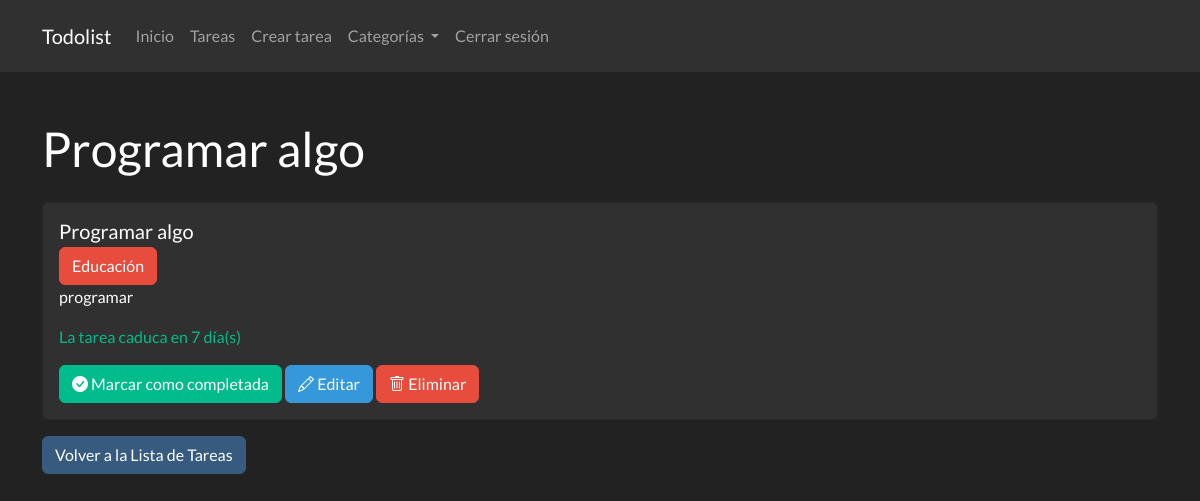
The page /tarea/2 (signed in) on the database its author committed.
### app.py (models this page shows, shortened)
class Tarea(db.Model):
    id = db.Column(db.Integer, primary_key=True)
    titulo = db.Column(db.String(100), nullable=False)
    descripcion = db.Column(db.String(200), nullable=False)
    fecha_termino = db.Column(db.DateTime, nullable=False)
    estado = db.Column(db.Boolean, default=False)
    usuario_id = db.Column(db.Integer, db.ForeignKey('usuario.id'), nullable=False)
    categoria_id = db.Column(db.Integer, db.ForeignKey('categoria.id'), nullable=True)

class Categoria(db.Model):
    id = db.Column(db.Integer, primary_key=True)
    nombre = db.Column(db.String(100), nullable=False)
    color = db.Column(db.String(100), nullable=False)
    usuario_id = db.Column(db.Integer, db.ForeignKey('usuario.id'), nullable=False)

### routes/tareas.py (the view, shortened to what this page needs)
@app.route('/tarea/', methods=['GET', 'POST'])
@app.route('/tarea/<int:id>', methods=['GET', 'POST'])
@app.route('/tarea/filtrar/<estado>', methods=['GET', 'POST'])
@login_required
def verTareas(id=None, estado=None):
    orden = request.args.get('orden', 'asc')
    query = Tarea.query.filter_by(usuario_id=current_user.id)
    if id is None:
        if orden == 'asc':
            query = query.order_by(Tarea.fecha_termino.asc())
        elif orden == 'desc':
            query = query.order_by(Tarea.fecha_termino.desc())
        tareas = query.all()
        for tarea in tareas:
            if tarea.categoria_id is not None:
                tarea.color = obtenerColorCategoria(tarea.categoria_id)
                tarea.categoria_nombre = obtenerNombreCategoria(tarea.categoria_id)
        return render_template('tareas.html', tareas=tareas, calcDiasRestantes = calcDiasRestantes, orden=orden, estado=estado)
    else:
        tarea = Tarea.query.get(id)
        if tarea.categoria_id is not None:
            tarea.color = obtenerColorCategoria(tarea.categoria_id)
            tarea.categoria_nombre = obtenerNombreCategoria(tarea.categoria_id)
        dias_restantes = calcDiasRestantes(tarea.fecha_termino)
        if tarea.usuario_id != current_user.id:
            session['mensajeCustom'] = 'No tienes permiso para ver esta tarea'
            return redirect(url_for('verTareas'))
        return render_template('tarea.html', tarea=tarea, dias_restantes=dias_restantes)

### app.py (called while the page is built)
def calcDiasRestantes(fecha_termino):
    fecha_actual = datetime.now().date()
    dias_restantes = (fecha_termino.date()) - fecha_actual
    return dias_restantes.days

def obtenerColorCategoria(idCategoria):
    categoria = Categoria.query.filter_by(id=idCategoria).first()
    return categoria.color

def obtenerNombreCategoria(idCategoria):
    categoria = Categoria.query.filter_by(id=idCategoria).first()
    return categoria.nombre

### routes/usuario.py (called while the page is built)
@login_manager.user_loader
def load_user(id):
    return Usuario.query.get(int(id))

### templates/tarea.html (shortened to what this page needs)
{% extends "base.html" %}
{% block content %}
<h1 class="mt-5">{{ tarea.titulo }}</h1>
<div class="card mt-4 {% if tarea.estado %}bg-secondary{% endif %}">
    <div class="card-body">
        <h5 class="card-title">{{ tarea.titulo }}</h5>
        <p class="card-subtitle"><a href="{{ url_for('verCategoria', id=tarea.categoria_id ) }}" class="btn btn-{{ tarea.color}}">{{ tarea.categoria_nombre }}</a></p>
        <p class="card-text">{{ tarea.descripcion }}</p>
        {% if dias_restantes >= 0 %}
            <p class="text-success">La tarea caduca en {{ dias_restantes }} día(s)</p>
        {% else %}
            <p class="text-danger">La tarea caducó hace {{ dias_restantes }} día(s)</p>
        {% endif %}
        {% if tarea.estado %}
            <a href="{{ url_for('editarEstado', id=tarea.id ) }}" class="btn btn-warning"><i class="bi bi-dash-circle-fill"></i> Marcar como incompletada</a>
        {% else %}
            <a href="{{ url_for('editarEstado', id=tarea.id ) }}" class="btn btn-success"><i class="bi bi-check-circle-fill"></i> Marcar como completada</a>
        {% endif %}
        <a href="{{ url_for('editarTarea', id=tarea.id ) }}" class="btn btn-info"><i class="bi bi-pencil"></i> Editar</a>
        <a href="{{ url_for('eliminarTarea', id=tarea.id ) }}" class="btn btn-danger"><i class="bi bi-trash"></i> Eliminar</a>
    </div>
</div>
<a href="{{ url_for('verTareas' ) }}" class="btn btn-primary mt-3">Volver a la Lista de Tareas</a>
{% endblock %}

### rows shown on the page
Tarea: titulo "Programar algo", descripcion "programar"
Categoria: categoria_nombre "Educación"

### other values the page prints
{{ dias_restantes }} "7"
